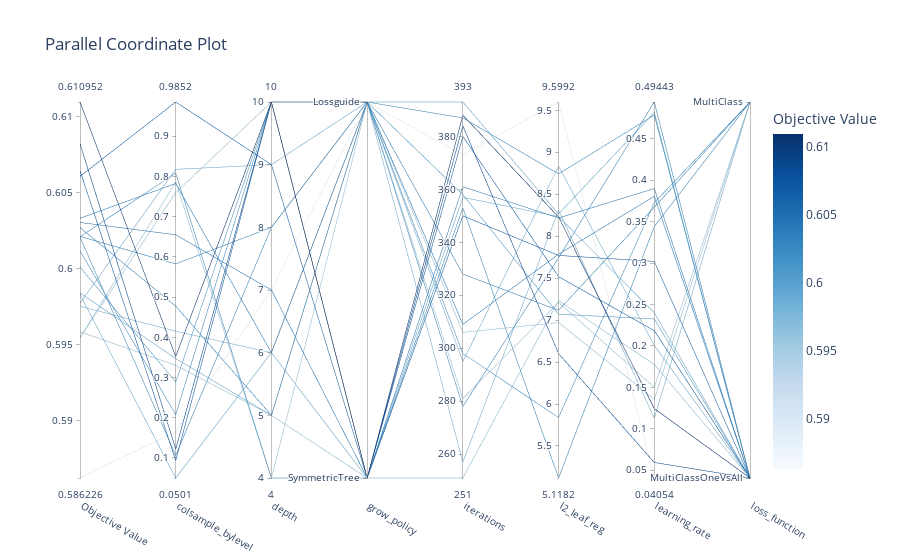

Notebook source saved alongside this figure:
### Markdown cell above
Influence des hyperparamètres sur la performance du modèle

### Code cell
optuna.visualization.plot_parallel_coordinate(study)

### Figure 1 — Plotly figure (JSON) as saved in the notebook; plotly's stock layout.template omitted (floating-point values rounded to 4 significant figures)
{"data": [{"dimensions": [{"label": "Objective Value", "range": [0.5862, 0.611], "values": [0.6064, 0.5958, 0.5983, 0.603, 0.5954, 0.5862, 0.6021, 0.5975, 0.5977, 0.6021, 0.5984, 0.6061, 0.6027, 0.6033, 0.5954, 0.6021, 0.6012, 0.6001, 0.611, 0.6082]}, {"label": "colsample_bylevel", "range": [0.0501, 0.9852], "values": [0.09379, 0.3304, 0.0501, 0.655, 0.7863, 0.1652, 0.1062, 0.4151, 0.8178, 0.5826, 0.347, 0.9852, 0.4775, 0.7826, 0.7599, 0.8083, 0.2076, 0.2887, 0.3523, 0.1222]}, {"label": "depth", "range": [4, 10], "values": [10, 5, 6, 7, 4, 7, 8, 6, 9, 8, 5, 9, 5, 6, 10, 4, 10, 10, 10, 10]}, {"label": "grow_policy", "range": [0, 1], "ticktext": ["SymmetricTree", "Lossguide"], "tickvals": [0, 1], "values": [0, 0, 0, 0, 1, 1, 1, 1, 1, 1, 1, 0, 1, 1, 1, 0, 1, 1, 0, 0]}, {"label": "iterations", "range": [251, 393], "values": [380, 251, 357, 361, 306, 373, 387, 257, 295, 278, 393, 350, 328, 309, 281, 353, 298, 358, 388, 384]}, {"label": "l2_leaf_reg", "range": [5.118, 9.599], "values": [7.518, 7.233, 8.233, 8.217, 6.97, 9.599, 8.742, 8.312, 8.835, 7.741, 8.266, 7.771, 7.117, 7.786, 7.211, 5.118, 5.839, 7.071, 8.229, 6.6]}, {"label": "learning_rate", "range": [0.04054, 0.4944], "values": [0.2184, 0.1776, 0.24, 0.3899, 0.1357, 0.04054, 0.4788, 0.1128, 0.2006, 0.4944, 0.4817, 0.302, 0.3674, 0.3806, 0.1501, 0.344, 0.3728, 0.2326, 0.1243, 0.05928]}, {"label": "loss_function", "range": [0, 1], "ticktext": ["MultiClassOneVsAll", "MultiClass"], "tickvals": [0, 1], "values": [0, 0, 0, 0, 1, 0, 0, 1, 0, 0, 0, 0, 1, 0, 1, 1, 1, 0, 0, 0]}], "labelangle": 30, "labelside": "bottom", "line": {"color": [0.6064, 0.5958, 0.5983, 0.603, 0.5954, 0.5862, 0.6021, 0.5975, 0.5977, 0.6021, 0.5984, 0.6061, 0.6027, 0.6033, 0.5954, 0.6021, 0.6012, 0.6001, 0.611, 0.6082], "colorbar": {"title": {"text": "Objective Value"}}, "colorscale": [[0, "rgb(247,251,255)"], [0.125, "rgb(222,235,247)"], [0.25, "rgb(198,219,239)"], [0.375, "rgb(158,202,225)"], [0.5, "rgb(107,174,214)"], [0.625, "rgb(66,146,198)"], [0.75, "rgb(33,113,181)"], [0.875, "rgb(8,81,156)"], [1, "rgb(8,48,107)"]], "reversescale": false, "showscale": true}, "type": "parcoords"}], "layout": {"title": {"text": "Parallel Coordinate Plot"}}}
